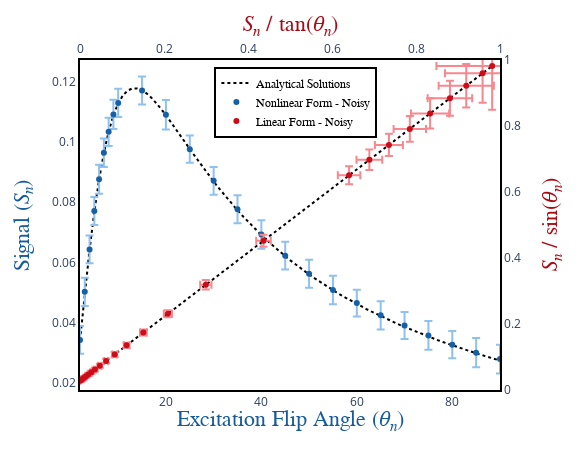

Source (notebook cell):
### Code cell
#| label: vfaFig5jn
from repo2data.repo2data import Repo2Data
import os 
import pickle
import matplotlib.pyplot as plt
import chart_studio.plotly as py
import plotly.graph_objs as go
import numpy as np
from plotly import __version__
from plotly.offline import download_plotlyjs, init_notebook_mode, plot, iplot
from IPython.display import display, HTML
from plotly import tools

from contextlib import contextmanager
import sys, os

@contextmanager
def suppress_stdout():
    with open(os.devnull, "w") as devnull:
        old_stdout = sys.stdout
        sys.stdout = devnull
        try:  
            yield
        finally:
            sys.stdout = old_stdout

with suppress_stdout():
    data_req_path = os.path.join("..","..","..", "binder", "data_requirement.json")
    repo2data = Repo2Data(data_req_path)
    DATA_ROOT = os.path.join(repo2data.install()[0],"t1-book-neurolibre")
    filename = os.path.join(DATA_ROOT,"02",'figure_5.pkl')

with open(filename, 'rb') as f:
    params, data_mean, data_mean_div_sin, data_mean_div_tan, data_std, data_std_div_sin, data_std_div_tan, params_highres, signal_WM, signal_WM_div_sin, signal_WM_div_tan = pickle.load(f)

config={'showLink': False, 'displayModeBar': False}

init_notebook_mode(connected=True)

data1 = dict(
        visible = True,
        x = params_highres["EXC_FA"],
        y = signal_WM,
        name = 'Analytical Solutions',
        text = params["EXC_FA"],
        mode = 'lines', 
        line = dict(
            color = ('rgb(0, 0, 0)'),
            dash = 'dot'),
        hoverinfo='none')

data2 = dict(
        visible = True,
        x = signal_WM_div_tan,
        y = signal_WM_div_sin,
        name = 'Analytical Solutions',
        text = params_highres["EXC_FA"],
        mode = 'lines',
        xaxis='x2',
        yaxis='y2',
        line = dict(
            color = ('rgb(0, 0, 0)'),
            dash = 'dot'
            ),
        hoverinfo='none',
        showlegend=False)

data3 = dict(
        visible = True,
        x = params["EXC_FA"],
        y = data_mean,
        name = 'Nonlinear Form - Noisy',
        text = ["Flip angle: " + str(x) + "°" for x in params["EXC_FA"]],
        mode = 'markers',
        hoverinfo = 'y+text',
        line = dict(
            color = ('rgb(22, 96, 167)'),
            ),
        error_y=dict(
            type='data',
            array=data_std,
            visible=True,
            color = ('rgb(142, 192, 240)')
        ))

data4 = dict(
        visible = True,
        x = data_mean_div_tan,
        y = data_mean_div_sin,
        name = 'Linear Form - Noisy',
        text = ["Flip angle: " + str(x) + "°" for x in params["EXC_FA"]],
        mode = 'markers',
        xaxis='x2',
        yaxis='y2',
        hoverinfo = 'x+y+text',
        line = dict(
            color = ('rgb(205, 12, 24)'),
            ),
        error_x=dict(
            type='data',
            array=data_std_div_tan,
            visible=True,
            color = ('rgb(248, 135, 142)')
        ),
        error_y=dict(
            type='data',
            array=data_std_div_sin,
            visible=True,
            color = ('rgb(248, 135, 142)')
        ))

data = [data1, data2, data3, data4]

layout = go.Layout(
    width=580,
    height=450,
    margin=go.layout.Margin(
        l=80,
        r=80,
        b=60,
        t=60,
    ),
    annotations=[
        dict(
            x=0.5004254919715793,
            y=-0.14,
            showarrow=False,
            text='Excitation Flip Angle (<i>θ<sub>n</sub></i>)',
            font=dict(
                family='Times New Roman',
                size=22,
                color=('rgb(21, 91, 158)')
            ),
            xref='paper',
            yref='paper'
        ),
        dict(
            x=-0.17,
            y=0.5,
            showarrow=False,
            text='Signal (<i>S<sub>n</sub></i>)',
            font=dict(
                family='Times New Roman',
                size=22,
                color=('rgb(21, 91, 158)')
            ),
            textangle=-90,
            xref='paper',
            yref='paper'
        ),
        dict(
            x=0.5004254919715793,
            y=1.15,
            showarrow=False,
            text='<i>S<sub>n</sub></i> / tan(<i>θ<sub>n</sub></i>)',
            font=dict(
                family='Times New Roman',
                size=22,
                color=('rgb(169, 10, 20)') 
            ),
            xref='paper',
            yref='paper'
        ),
        dict(
            x=1.16,
            y=0.5,
            showarrow=False,
            text='<i>S<sub>n</sub></i> / sin(<i>θ<sub>n</sub></i>)',
            font=dict(
                family='Times New Roman',
                size=22,
                color=('rgb(169, 10, 20)') 
            ),
            xref='paper',
            yref='paper',
            textangle=-90,
        ),
    ],
    xaxis=dict(
        autorange=False,
        range=[params['EXC_FA'][0], params['EXC_FA'][-1]],
        showgrid=False,
        linecolor='black',
        linewidth=2
    ),
    yaxis=dict(
        autorange=True,
        showgrid=False,
        linecolor='black',
        linewidth=2
    ),
    xaxis2=dict(
        autorange=False,
        range=[0, 1],
        showgrid=False,
        mirror=True,
        overlaying= 'x',
        anchor= 'y2',
        side= 'top',
        linecolor='black',
        linewidth=2
    ),
    yaxis2=dict(
        autorange=False,
        range=[0, 1],
        showgrid=False,
        overlaying= 'y',
        anchor= 'x',
        side= 'right',
        linecolor='black',
        linewidth=2
    ),
    legend=dict(
        x=0.32,
        y=0.98,
        traceorder='normal',
        font=dict(
            family='Times New Roman',
            size=12,
            color='#000'
        ),
        bordercolor='#000000',
        borderwidth=2
    ),
    plot_bgcolor='white'
)

fig = dict(data=data, layout=layout)

iplot(fig, filename = 'vfa_fig_5.html', config = config)

### Figure 1 — Plotly figure (JSON) as saved in the notebook; plotly's stock layout.template omitted (floating-point values rounded to 4 significant figures)
{"data": [{"hoverinfo": "none", "line": {"color": "rgb(0, 0, 0)", "dash": "dot"}, "mode": "lines", "name": "Analytical Solutions", "text": [2, 3, 4, 5, 6, 7, 8, 9, 10, 15, 20, 25, 30, 35, 40, 45, 50, 55, 60, 65, 70, 75, 80, 85, 90], "type": "scatter", "visible": true, "x": [2, 3, 4, 5, 6, 7, 8, 9, 10, 11, 12, 13, 14, 15, 16, 17, 18, 19, 20, 21, 22, 23, 24, 25, 26, 27, 28, 29, 30, 31, 32, 33, 34, 35, 36, 37, 38, 39, 40, 41, 42, 43, 44, 45, 46, 47, 48, 49, 50, 51, 52, 53, 54, 55, 56, 57, 58, 59, 60, 61, 62, 63, 64, 65, 66, 67, 68, 69, 70, 71, 72, 73, 74, 75, 76, 77, 78, 79, 80, 81, 82, 83, 84, 85, 86, 87, 88, 89, 90], "y": [0.03416, 0.04991, 0.0642, 0.07678, 0.08751, 0.09637, 0.1034, 0.1089, 0.1128, 0.1155, 0.1171, 0.1178, 0.1177, 0.1171, 0.116, 0.1146, 0.1129, 0.111, 0.1089, 0.1067, 0.1045, 0.1022, 0.09995, 0.09769, 0.09544, 0.09323, 0.09106, 0.08893, 0.08686, 0.08484, 0.08287, 0.08096, 0.0791, 0.0773, 0.07555, 0.07385, 0.07221, 0.07062, 0.06907, 0.06758, 0.06613, 0.06472, 0.06336, 0.06204, 0.06075, 0.05951, 0.0583, 0.05713, 0.05599, 0.05488, 0.05381, 0.05276, 0.05175, 0.05076, 0.04979, 0.04886, 0.04794, 0.04705, 0.04619, 0.04534, 0.04451, 0.04371, 0.04292, 0.04216, 0.04141, 0.04068, 0.03996, 0.03926, 0.03858, 0.03791, 0.03725, 0.03661, 0.03598, 0.03536, 0.03476, 0.03417, 0.03359, 0.03302, 0.03246, 0.03191, 0.03138, 0.03085, 0.03033, 0.02982, 0.02932, 0.02883, 0.02834, 0.02786, 0.0274]}, {"hoverinfo": "none", "line": {"color": "rgb(0, 0, 0)", "dash": "dot"}, "mode": "lines", "name": "Analytical Solutions", "showlegend": false, "text": [2, 3, 4, 5, 6, 7, 8, 9, 10, 11, 12, 13, 14, 15, 16, 17, 18, 19, 20, 21, 22, 23, 24, 25, 26, 27, 28, 29, 30, 31, 32, 33, 34, 35, 36, 37, 38, 39, 40, 41, 42, 43, 44, 45, 46, 47, 48, 49, 50, 51, 52, 53, 54, 55, 56, 57, 58, 59, 60, 61, 62, 63, 64, 65, 66, 67, 68, 69, 70, 71, 72, 73, 74, 75, 76, 77, 78, 79, 80, 81, 82, 83, 84, 85, 86, 87, 88, 89, 90], "type": "scatter", "visible": true, "x": [0.9782, 0.9523, 0.9182, 0.8776, 0.8326, 0.7849, 0.736, 0.6873, 0.6398, 0.5941, 0.5508, 0.5102, 0.4723, 0.4371, 0.4047, 0.3748, 0.3474, 0.3222, 0.2992, 0.278, 0.2586, 0.2408, 0.2245, 0.2095, 0.1957, 0.183, 0.1713, 0.1604, 0.1504, 0.1412, 0.1326, 0.1247, 0.1173, 0.1104, 0.104, 0.09801, 0.09242, 0.0872, 0.08232, 0.07774, 0.07344, 0.0694, 0.06561, 0.06204, 0.05867, 0.05549, 0.05249, 0.04966, 0.04698, 0.04444, 0.04204, 0.03976, 0.0376, 0.03554, 0.03359, 0.03173, 0.02996, 0.02827, 0.02667, 0.02513, 0.02367, 0.02227, 0.02094, 0.01966, 0.01844, 0.01727, 0.01614, 0.01507, 0.01404, 0.01305, 0.0121, 0.01119, 0.01032, 0.009476, 0.008667, 0.007889, 0.00714, 0.006418, 0.005724, 0.005055, 0.00441, 0.003788, 0.003188, 0.002609, 0.00205, 0.001511, 0.0009897, 0.0004864, 0], "xaxis": "x2", "y": [0.9788, 0.9536, 0.9204, 0.881, 0.8372, 0.7907, 0.7432, 0.6958, 0.6496, 0.6052, 0.5631, 0.5236, 0.4867, 0.4525, 0.421, 0.392, 0.3653, 0.3408, 0.3184, 0.2978, 0.2789, 0.2616, 0.2457, 0.2311, 0.2177, 0.2054, 0.194, 0.1834, 0.1737, 0.1647, 0.1564, 0.1486, 0.1415, 0.1348, 0.1285, 0.1227, 0.1173, 0.1122, 0.1075, 0.103, 0.09882, 0.0949, 0.09121, 0.08773, 0.08446, 0.08137, 0.07845, 0.0757, 0.07309, 0.07062, 0.06828, 0.06607, 0.06396, 0.06196, 0.06006, 0.05825, 0.05653, 0.05489, 0.05333, 0.05184, 0.05042, 0.04906, 0.04776, 0.04652, 0.04533, 0.04419, 0.0431, 0.04205, 0.04105, 0.04009, 0.03917, 0.03828, 0.03743, 0.03661, 0.03582, 0.03507, 0.03434, 0.03364, 0.03296, 0.03231, 0.03168, 0.03108, 0.0305, 0.02993, 0.02939, 0.02886, 0.02836, 0.02787, 0.0274], "yaxis": "y2"}, {"error_y": {"array": [0.004634, 0.004697, 0.004596, 0.004632, 0.004778, 0.004742, 0.004683, 0.00485, 0.004719, 0.004661, 0.004905, 0.004547, 0.004614, 0.004662, 0.004744, 0.004626, 0.004634, 0.004714, 0.004455, 0.004664, 0.004466, 0.004795, 0.004523, 0.004834, 0.004781], "color": "rgb(142, 192, 240)", "type": "data", "visible": true}, "hoverinfo": "y+text", "line": {"color": "rgb(22, 96, 167)"}, "mode": "markers", "name": "Nonlinear Form - Noisy", "text": ["Flip angle: 2°", "Flip angle: 3°", "Flip angle: 4°", "Flip angle: 5°", "Flip angle: 6°", "Flip angle: 7°", "Flip angle: 8°", "Flip angle: 9°", "Flip angle: 10°", "Flip angle: 15°", "Flip angle: 20°", "Flip angle: 25°", "Flip angle: 30°", "Flip angle: 35°", "Flip angle: 40°", "Flip angle: 45°", "Flip angle: 50°", "Flip angle: 55°", "Flip angle: 60°", "Flip angle: 65°", "Flip angle: 70°", "Flip angle: 75°", "Flip angle: 80°", "Flip angle: 85°", "Flip angle: 90°"], "type": "scatter", "visible": true, "x": [2, 3, 4, 5, 6, 7, 8, 9, 10, 15, 20, 25, 30, 35, 40, 45, 50, 55, 60, 65, 70, 75, 80, 85, 90], "y": [0.03427, 0.05024, 0.06431, 0.07706, 0.08761, 0.09642, 0.1034, 0.1091, 0.113, 0.1171, 0.109, 0.09761, 0.0871, 0.07766, 0.06928, 0.06225, 0.05624, 0.05082, 0.0465, 0.04241, 0.03907, 0.03575, 0.03269, 0.03004, 0.02789]}, {"error_x": {"array": [0.1327, 0.08962, 0.06573, 0.05295, 0.04546, 0.03862, 0.03332, 0.03062, 0.02676, 0.01739, 0.01348, 0.009752, 0.007991, 0.006658, 0.005654, 0.004626, 0.003888, 0.003301, 0.002572, 0.002175, 0.001625, 0.001285, 0.0007975, 0.0004229, 0], "color": "rgb(248, 135, 142)", "type": "data", "visible": true}, "error_y": {"array": [0.1328, 0.08974, 0.06589, 0.05315, 0.04571, 0.03891, 0.03365, 0.031, 0.02718, 0.01801, 0.01434, 0.01076, 0.009227, 0.008127, 0.00738, 0.006542, 0.006049, 0.005754, 0.005144, 0.005146, 0.004752, 0.004964, 0.004593, 0.004852, 0.004781], "color": "rgb(248, 135, 142)", "type": "data", "visible": true}, "hoverinfo": "x+y+text", "line": {"color": "rgb(205, 12, 24)"}, "mode": "markers", "name": "Linear Form - Noisy", "text": ["Flip angle: 2°", "Flip angle: 3°", "Flip angle: 4°", "Flip angle: 5°", "Flip angle: 6°", "Flip angle: 7°", "Flip angle: 8°", "Flip angle: 9°", "Flip angle: 10°", "Flip angle: 15°", "Flip angle: 20°", "Flip angle: 25°", "Flip angle: 30°", "Flip angle: 35°", "Flip angle: 40°", "Flip angle: 45°", "Flip angle: 50°", "Flip angle: 55°", "Flip angle: 60°", "Flip angle: 65°", "Flip angle: 70°", "Flip angle: 75°", "Flip angle: 80°", "Flip angle: 85°", "Flip angle: 90°"], "type": "scatter", "visible": true, "x": [0.9814, 0.9586, 0.9196, 0.8808, 0.8336, 0.7853, 0.7355, 0.6889, 0.6407, 0.4369, 0.2996, 0.2093, 0.1509, 0.1109, 0.08256, 0.06225, 0.04719, 0.03559, 0.02685, 0.01978, 0.01422, 0.00958, 0.005764, 0.002628, 0], "xaxis": "x2", "y": [0.982, 0.9599, 0.9219, 0.8841, 0.8382, 0.7912, 0.7427, 0.6975, 0.6505, 0.4523, 0.3188, 0.231, 0.1742, 0.1354, 0.1078, 0.08803, 0.07342, 0.06205, 0.0537, 0.0468, 0.04157, 0.03702, 0.03319, 0.03015, 0.02789], "yaxis": "y2"}], "layout": {"annotations": [{"font": {"color": "rgb(21, 91, 158)", "family": "Times New Roman", "size": 22}, "showarrow": false, "text": "Excitation Flip Angle (<i>θ<sub>n</sub></i>)", "x": 0.5004, "xref": "paper", "y": -0.14, "yref": "paper"}, {"font": {"color": "rgb(21, 91, 158)", "family": "Times New Roman", "size": 22}, "showarrow": false, "text": "Signal (<i>S<sub>n</sub></i>)", "textangle": -90, "x": -0.17, "xref": "paper", "y": 0.5, "yref": "paper"}, {"font": {"color": "rgb(169, 10, 20)", "family": "Times New Roman", "size": 22}, "showarrow": false, "text": "<i>S<sub>n</sub></i> / tan(<i>θ<sub>n</sub></i>)", "x": 0.5004, "xref": "paper", "y": 1.15, "yref": "paper"}, {"font": {"color": "rgb(169, 10, 20)", "family": "Times New Roman", "size": 22}, "showarrow": false, "text": "<i>S<sub>n</sub></i> / sin(<i>θ<sub>n</sub></i>)", "textangle": -90, "x": 1.16, "xref": "paper", "y": 0.5, "yref": "paper"}], "height": 450, "legend": {"bordercolor": "#000000", "borderwidth": 2, "font": {"color": "#000", "family": "Times New Roman", "size": 12}, "traceorder": "normal", "x": 0.32, "y": 0.98}, "margin": {"b": 60, "l": 80, "r": 80, "t": 60}, "plot_bgcolor": "white", "width": 580, "xaxis": {"autorange": false, "linecolor": "black", "linewidth": 2, "range": [2, 90], "showgrid": false}, "xaxis2": {"anchor": "y2", "autorange": false, "linecolor": "black", "linewidth": 2, "mirror": true, "overlaying": "x", "range": [0, 1], "showgrid": false, "side": "top"}, "yaxis": {"autorange": true, "linecolor": "black", "linewidth": 2, "showgrid": false}, "yaxis2": {"anchor": "x", "autorange": false, "linecolor": "black", "linewidth": 2, "overlaying": "y", "range": [0, 1], "showgrid": false, "side": "right"}}}
